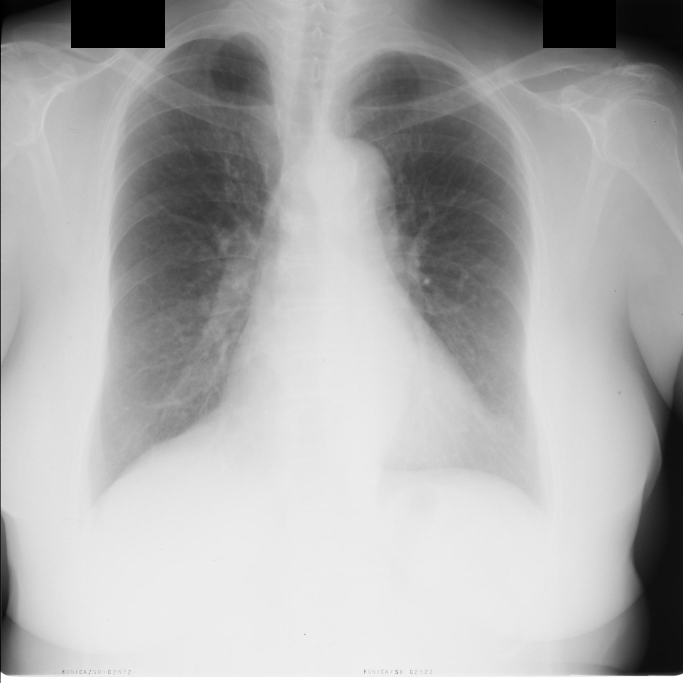
#> input picture images-base/JPCNN003.png, 2048 x 2048 px, found by its file name (shown at 1/3 size)
$ python improvement_main.py
#> lines starting #> are read from the running program, lines starting #| are printed output that depends on the picture; after the words box and inside, x2 and y2 are one past the last pixel; in counts of white or black regions, pixels touching at a corner belong together
#> further down, image is the input picture: shape (2048, 2048, 3); min 0, max 255, mean 173.3
### binarization/improvement_project/improvement_functions.py
from skimage.morphology import *
import copy
import cv2;

def binarização_melhorada(img_real):
  topHat = cv2.morphologyEx(img_real, cv2.MORPH_TOPHAT, disk(50))
  bottomHat = cv2.morphologyEx(img_real, cv2.MORPH_BLACKHAT, disk(50))
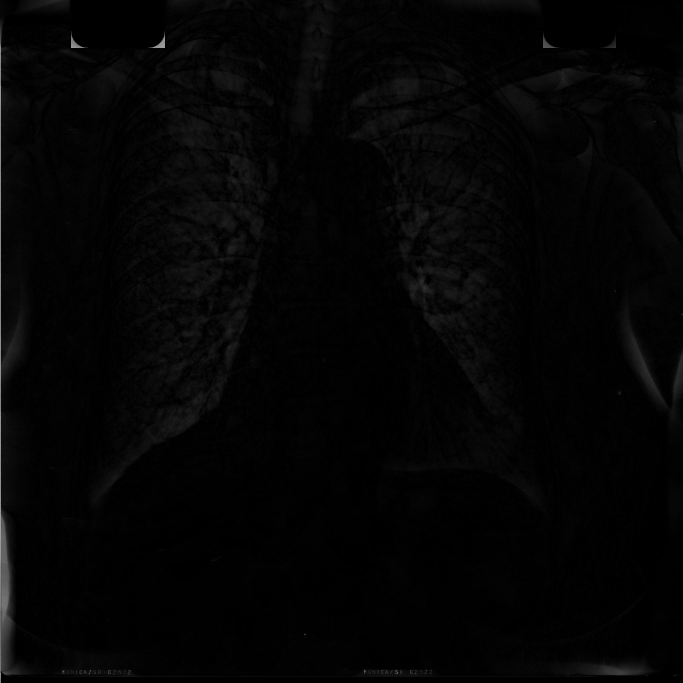
#> bottomHat: shape (2048, 2048) (shown at 1/3 size); min 0, max 220, mean 4.5

  img_resultante = img_real + topHat - bottomHat
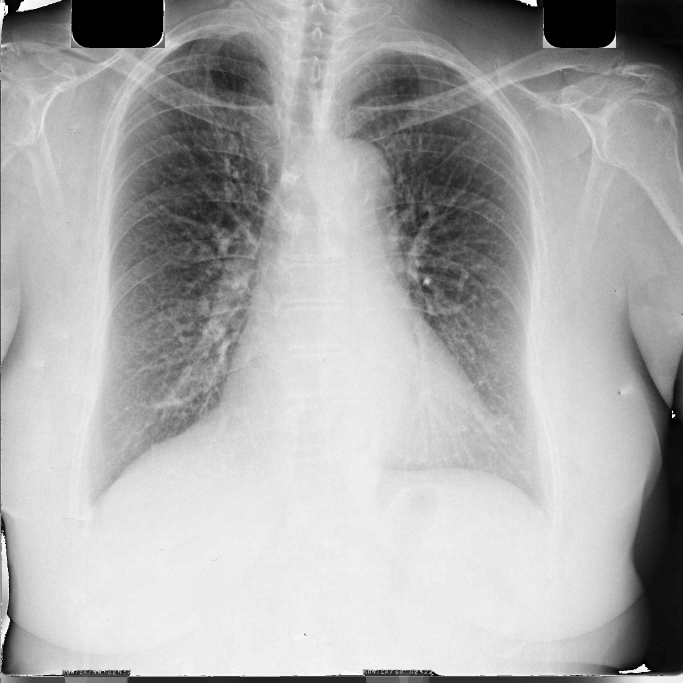
#> img_resultante: shape (2048, 2048) (shown at 1/3 size); min 0, max 255, mean 171.8
  img = copy.deepcopy(img_resultante)

  binarizada_1 = cv2.adaptiveThreshold(img, 255, cv2.ADAPTIVE_THRESH_MEAN_C, cv2.THRESH_BINARY_INV, 977, 5)
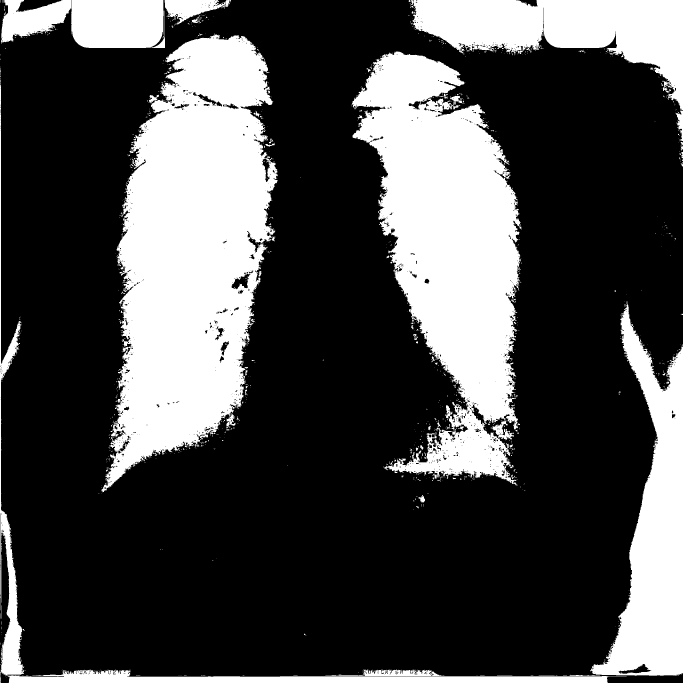
#> binarizada_1: shape (2048, 2048) (shown at 1/3 size); 28.8% white; 1143 white regions (1021 under 20 px), largest, box (x1, y1, x2, y2) and area: (304, 101, 833, 1477) 444807, (1055, 154, 1564, 1456) 365794, (1770, 904, 2048, 2027) 138032
  limiar, binarizada_2 = cv2.threshold(img, 0, 255, cv2.THRESH_BINARY_INV + cv2.THRESH_OTSU)
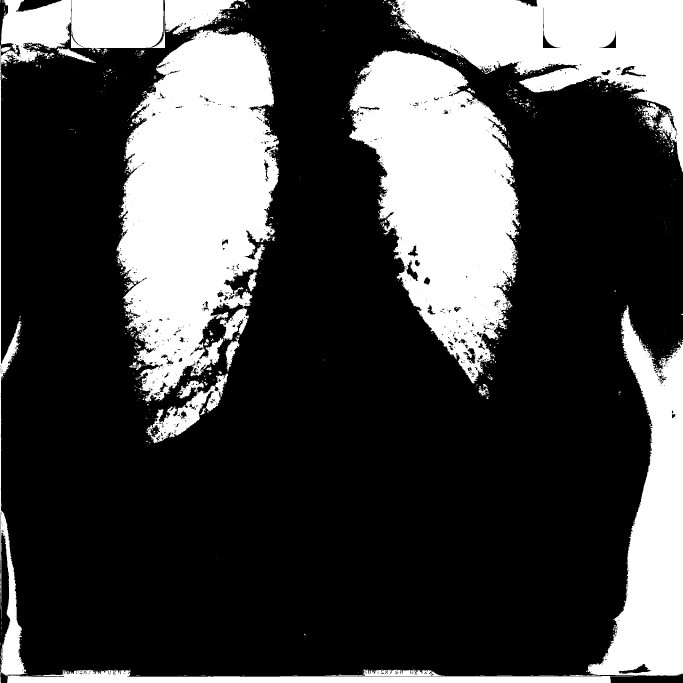
#> binarizada_2: shape (2048, 2048) (shown at 1/3 size); 27.9% white; 1080 white regions (961 under 20 px), largest, box (x1, y1, x2, y2) and area: (350, 88, 838, 1206) 356306, (1046, 151, 1560, 1150) 297620, (1172, 0, 2048, 515) 192661
#> limiar = 144

  img = binarizada_1 + binarizada_2

  return img

def preenchimento_imagem_melhorada(img_inicial):
  img = copy.deepcopy(img_inicial)

  # ETAPA TORNAR 50px DAS BORDAS EM PIXEIS PRETOS
  img[0:50, 0:2048] = (0)
  img[0:2048, 0:50] = (0)
  img[0:2048, 1998:2048] = (0)
  img[1998:2048, 0:2048] = (0)

  # PREECHIMENTO DOS PIXELS BRANCOS PARA PIXELS PRETOS
  for i in range(50, 1998):
    for j in range(50, 1998):
      if img[j, i] == 0:
        break
      else:
        img[j, i] = 0

    for j in reversed(range(50, 1998)):
      if img[j, i] == 0:
        break
      else:
        img[j, i] = 0
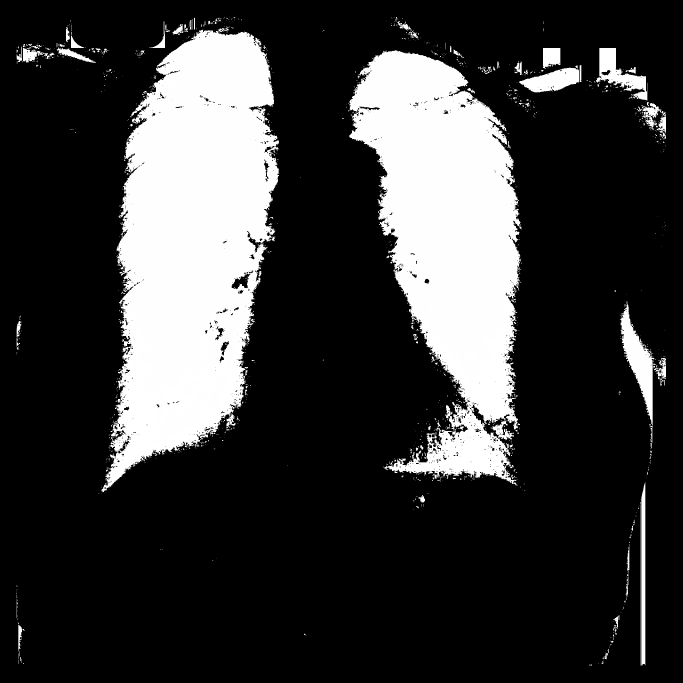
#> img: shape (2048, 2048) (shown at 1/3 size); min 0, max 255, mean 55.8

  # PREECHIMENTO DOS PIXELS BRANCOS PARA PIXELS PRETOS
  for i in range(50, 1998):
    for j in range(50, 1998):
      if img[i, j] == 0:
        break
      else:
        img[i, j] = 0

    for j in reversed(range(50, 1998)):
      if img[i, j] == 0:
        break
      else:
        img[i, j] = 0
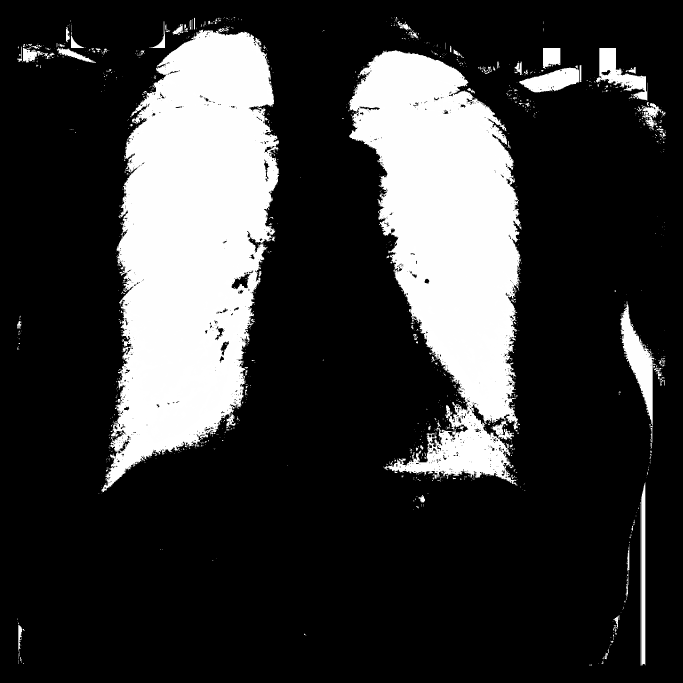
#> img: shape (2048, 2048) (shown at 1/3 size); 0.04% of pixels changed, all inside (x1, y1, x2, y2) = (50, 141, 1998, 1854)

  return img

def remocao_de_ruido_melhorada(img_inicial, img_binarizada_preenchida):
  # REMOÇÃO DE RUÍDO APÓS O PREENCHIMENTO
  ruido = cv2.subtract(img_inicial, img_binarizada_preenchida)

  # REALIZAÇÃO DA DILATAÇÃO COM 3 ELEMENTOS ESTRUTURANTES
  ruido = cv2.dilate(ruido, disk(60))
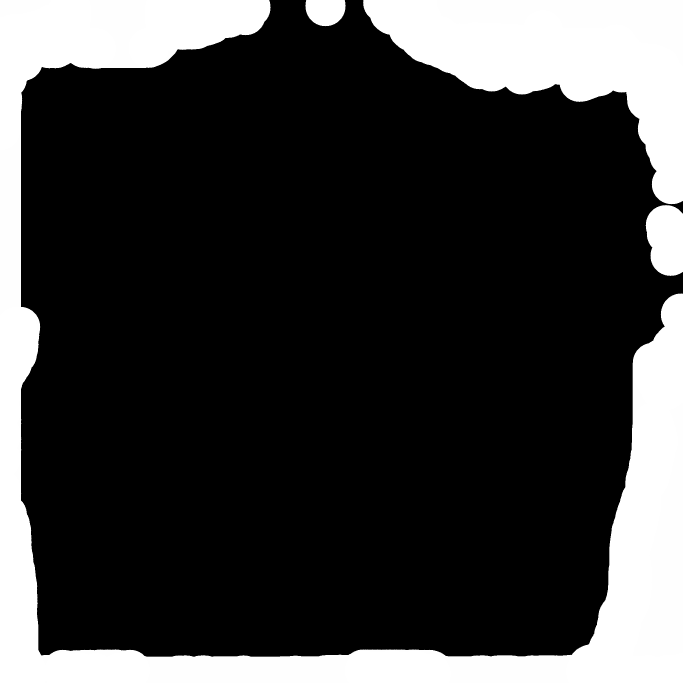
#> ruido: shape (2048, 2048) (shown at 1/3 size); min 0, max 255, mean 57.3
#> (the run stopped early here; a loop or call above may not have finished)

$ run again, with images-base/JPCNN001.png copied over images-base/JPCNN003.png
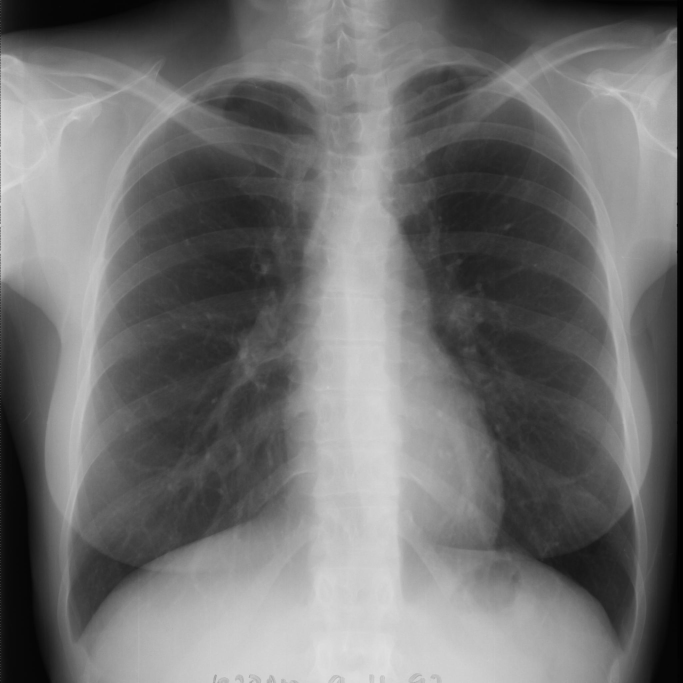
#> input picture images-base/JPCNN001.png, 2048 x 2048 px, found by its file name (shown at 1/3 size)
#> image is the input picture: shape (2048, 2048, 3); min 0, max 255, mean 112.2
#> image: shape (2048, 2048)
#> binarizada_1: shape (2048, 2048); 50.3% white; 1712 black regions (1530 under 20 px), largest, box (x1, y1, x2, y2) and area: (0, 0, 1774, 2048) 1658717, (1400, 0, 2048, 2048) 360874, (0, 912, 104, 1900) 41582
#> binarizada_2: shape (2048, 2048); 52.3% white; 1480 black regions (1341 under 20 px), largest, box (x1, y1, x2, y2) and area: (0, 0, 1827, 2048) 1595257, (1406, 0, 2048, 2048) 345663, (0, 903, 104, 1900) 41612
#> limiar = 119
#> after the loop in preenchimento_imagem_melhorada, `for i in range(50, 1998):`:
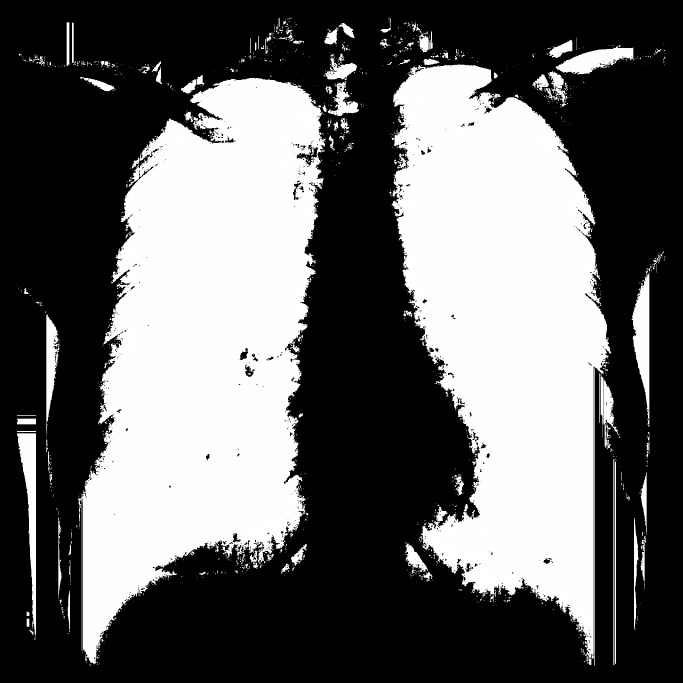
#> img: shape (2048, 2048) (shown at 1/3 size); min 0, max 255, mean 100.2
#> in remocao_de_ruido_melhorada, `ruido = cv2.dilate(ruido, disk(60))`:
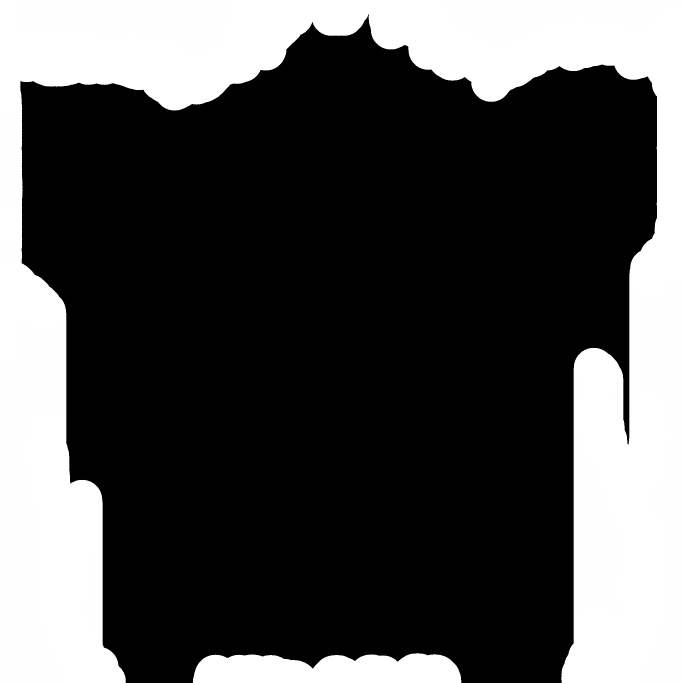
#> ruido: shape (2048, 2048) (shown at 1/3 size); min 0, max 255, mean 77.8

$ run again, with images-base/JPCNN002.png copied over images-base/JPCNN003.png
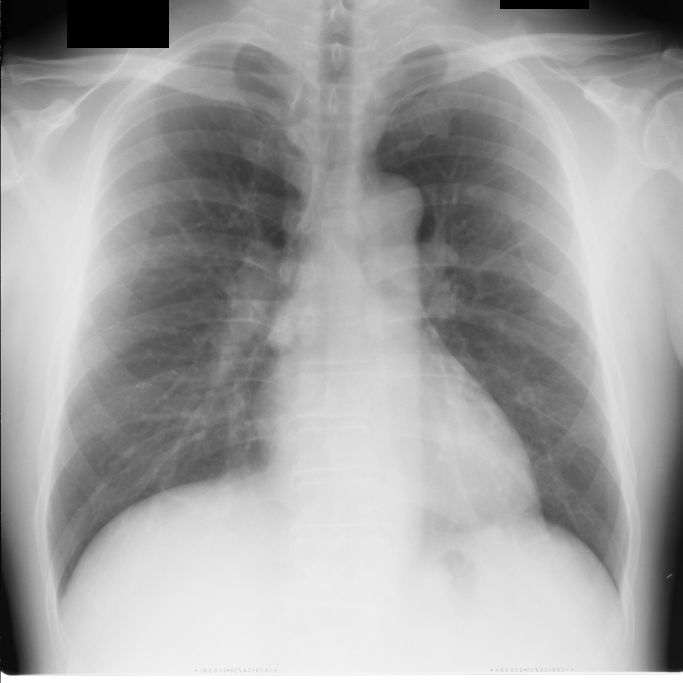
#> input picture images-base/JPCNN002.png, 2048 x 2048 px, found by its file name (shown at 1/3 size)
#> image is the input picture: shape (2048, 2048, 3); min 0, max 255, mean 163.4
#> image: shape (2048, 2048)
#> binarizada_1: shape (2048, 2048); 35.1% white; 1521 white regions (1386 under 20 px), largest, box (x1, y1, x2, y2) and area: (153, 300, 933, 1828) 583777, (1085, 182, 1861, 1797) 491981, (0, 980, 2048, 2048) 177903
#> binarizada_2: shape (2048, 2048); 38.3% white; 1559 white regions (1417 under 20 px), largest, box (x1, y1, x2, y2) and area: (159, 132, 1051, 1828) 664567, (1069, 182, 1860, 1795) 495205, (0, 0, 2048, 2048) 297485
#> limiar = 149
#> after the loop in preenchimento_imagem_melhorada, `for i in range(50, 1998):`:
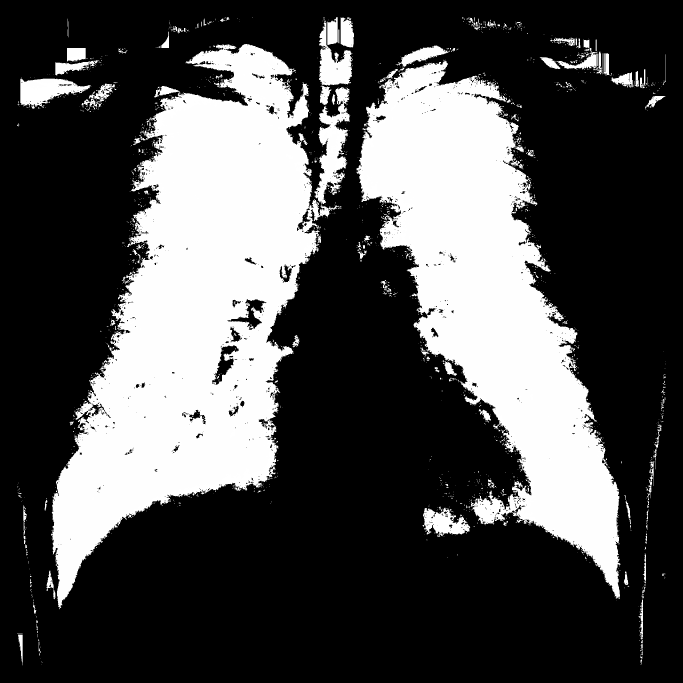
#> img: shape (2048, 2048) (shown at 1/3 size); min 0, max 255, mean 77.8
#> in remocao_de_ruido_melhorada, `ruido = cv2.dilate(ruido, disk(60))`:
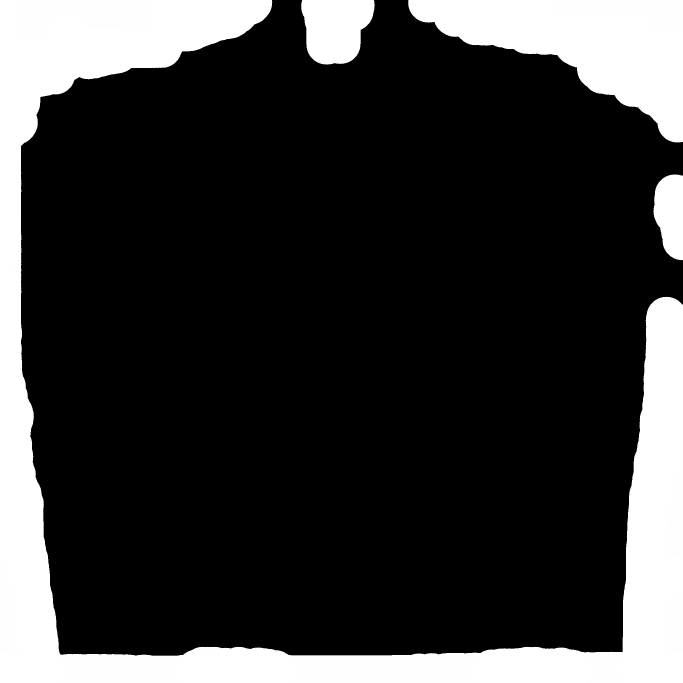
#> ruido: shape (2048, 2048) (shown at 1/3 size); min 0, max 255, mean 54.1

$ run again, with images-base/JPCNN004.png copied over images-base/JPCNN003.png
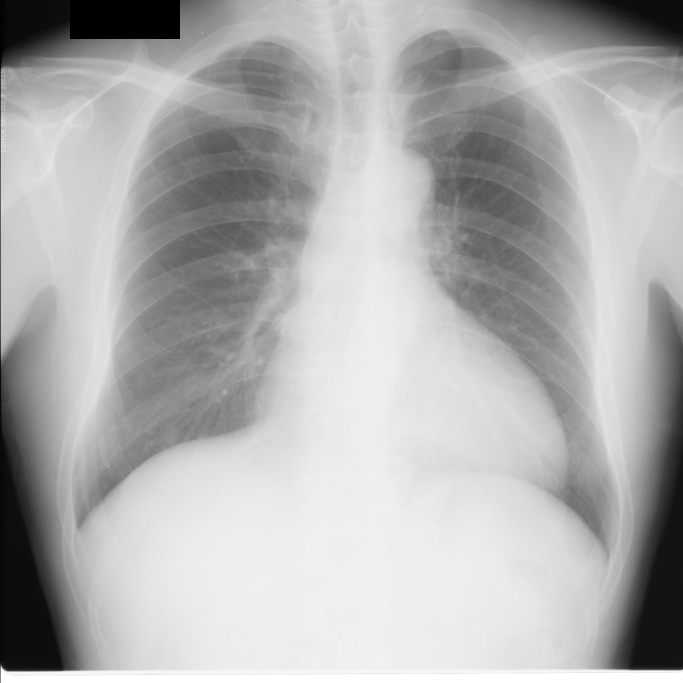
#> input picture images-base/JPCNN004.png, 2048 x 2048 px, found by its file name (shown at 1/3 size)
#> image is the input picture: shape (2048, 2048, 3); min 0, max 255, mean 176.3
#> image: shape (2048, 2048)
#> binarizada_1: shape (2048, 2048); 32.5% white; 1354 white regions (1230 under 20 px), largest, box (x1, y1, x2, y2) and area: (225, 324, 950, 1592) 435105, (1198, 90, 1829, 1689) 379047, (0, 405, 267, 2015) 156819
#> binarizada_2: shape (2048, 2048); 32.5% white; 1417 white regions (1279 under 20 px), largest, box (x1, y1, x2, y2) and area: (0, 0, 2048, 2048) 499741, (223, 317, 947, 1602) 380492, (1209, 90, 1830, 1690) 321128
#> limiar = 153
#> in remocao_de_ruido_melhorada, `ruido = cv2.dilate(ruido, disk(60))`:
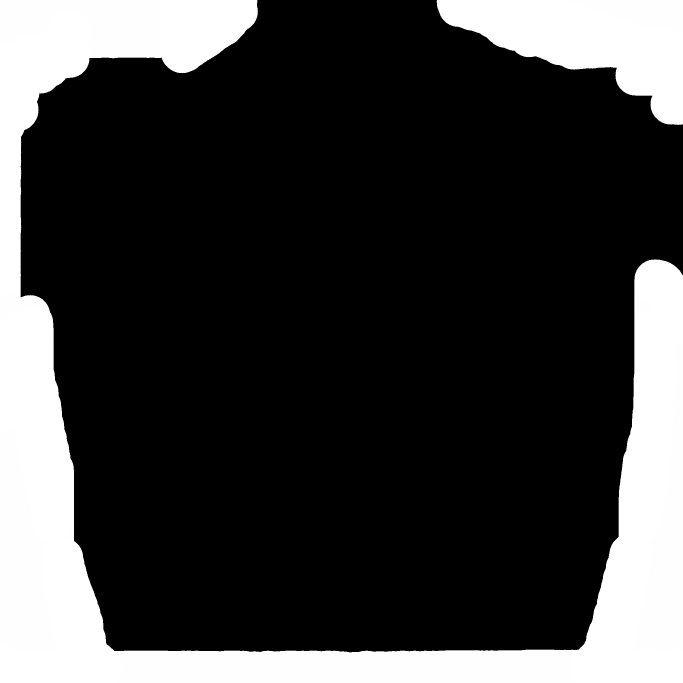
#> ruido: shape (2048, 2048) (shown at 1/3 size); min 0, max 255, mean 60.1
